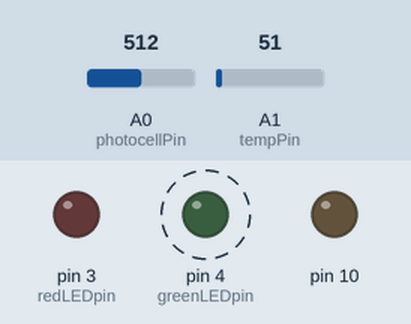
This sketch was run on a simulated Arduino Uno, built with avr-gcc and run on an emulated ATmega328P. Shown: output pins drawn as LEDs (lit = HIGH). Dashed ring = blinking. The inputs (shaded band) are chosen by the test bench; at power-on: A0 (photocellPin) = 512, A1 (tempPin) = 51. Storage starts empty; what the sketch prints to the serial monitor is not drawn. At 11.0 s the program stops and its outputs stay as they are.

Above: at 0.5 s.
Timing chart, 0 to 3.0 s (numbered marks = the images above):
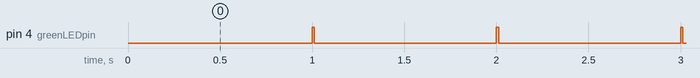

The sketch:

SD_card_files.ino
```cpp
// this code is to test again the SD card and to save files with data recorded in it/
// if the file already exist, it gives another name to the file.
//
// https://learn.adafruit.com/adafruit-data-logger-shield/using-the-sd-card
//
// we pretend to have 2 sensors to record temperature and light intensity
// We have no sensor connected so it is just recording static electricity at the pins A0 and A1. There is no connection necessary
// except if you want to. It is supposed to have LED at pins 3 (red) and 4 (green) but it is optional.

#include "SD.h"
#include <Wire.h>

// A simple data logger for the Arduino analog pins
#define LOG_INTERVAL  1000 // mills between entries
#define ECHO_TO_SERIAL   1 // echo data to serial port. if 1 we arite on the monitor. if 0 we don't.  0 means don't write anything on monitor.
#define WAIT_TO_START    0 // Wait for serial input in setup(). if 0 we don't wait for you to enter a character on monitor to start


// the digital pins that connect to the LEDs
#define redLEDpin 3
#define greenLEDpin 4

// The analog pins that connect to the sensors
#define photocellPin 0           // analog 0. this is a sensor connected to arduino A0
#define tempPin 1                // analog 1. This is another sensor connected to Arduino A1


// for the data logging shield, we use digital pin 10 for the SD cs line
const int chipSelect = 10;  // we use pin 10. tis is important.

// the logging file?
File logfile;

void error(char *str)   // this function is used to write an error when something goes wrong.
{
  Serial.print("error: ");
  Serial.println(str);

  // red LED indicates error
  digitalWrite(redLEDpin, HIGH);

  while(1);
}
//
//
void setup(void)
{
  Serial.begin(9600);
  Serial.println();

#if WAIT_TO_START
  Serial.println("Type any character to start");
  while (!Serial.available());
#endif //WAIT_TO_START
//
//
  // initialize the SD card
  Serial.print("Initializing SD card...");
  // make sure that the default chip select pin is set to
  // output, even if you don't use it:
  pinMode(10, OUTPUT);

  // see if the card is present and can be initialized:
  if (!SD.begin(chipSelect)) {
    Serial.println("Card failed, or not present");
    // don't do anything more:
    return;
  }
  Serial.println("card initialized.");

  // create a new file. but we want to make sure not to overwrite a file previously created. Otherwise er create another one.
  char filename[] = "LOGGER00.CSV";
  for (uint8_t i = 0; i < 100; i++) {
    filename[6] = i/10 + '0';
    filename[7] = i%10 + '0';
    if (! SD.exists(filename)) {
      // only open a new file if it doesn't exist
      logfile = SD.open(filename, FILE_WRITE);
      break;  // leave the loop!
    }
  }

  if (! logfile) {
    error("couldnt create file");
  }

  Serial.print("Logging to: ");
  Serial.println(filename);
  Wire.begin();


  logfile.println("millis,light,temp");    // we write a header in the SD card

  Serial.println("millis,light,temp");


  pinMode(redLEDpin, OUTPUT);
  pinMode(greenLEDpin, OUTPUT);

   // If you want to set the aref to something other than 5v
  //analogReference(EXTERNAL);

}
void loop(void)
{
  int i=0;
  while(i<11){
  // DateTime now;

  // delay for the amount of time we want between readings
  delay((LOG_INTERVAL -1) - (millis() % LOG_INTERVAL));

  digitalWrite(greenLEDpin, HIGH);

  // log milliseconds since starting
  uint32_t m = millis();
  logfile.print(m);           // milliseconds since start
  logfile.print(", ");

  Serial.print(m);         // milliseconds since start
  Serial.print(", ");

int photocellReading = analogRead(photocellPin);
  delay(10);
  int tempReading = analogRead(tempPin);


  logfile.print(photocellReading);
  logfile.print(", ");
  logfile.println(tempReading);

  Serial.print(photocellReading);
  Serial.print(", ");
  Serial.println(tempReading);


  digitalWrite(greenLEDpin, LOW);

i=i+1;
}
logfile.close();
while(1) {};
}
```

Measured:
- by itself, pin 4 (greenLEDpin): alternates HIGH for 0.01 s and LOW for 0.99 s
